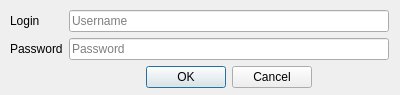
<?xml version="1.0" encoding="UTF-8"?>
<ui version="4.0">
 <class>AuthentificationDialog</class>
 <widget class="QDialog" name="AuthentificationDialog">
  <property name="geometry">
   <rect>
    <x>0</x>
    <y>0</y>
    <width>400</width>
    <height>95</height>
   </rect>
  </property>
  <property name="windowTitle">
   <string>Dialog</string>
  </property>
  <widget class="QWidget" name="formLayoutWidget">
   <property name="geometry">
    <rect>
     <x>0</x>
     <y>0</y>
     <width>399</width>
     <height>299</height>
    </rect>
   </property>
   <layout class="QFormLayout" name="formLayout">
    <property name="leftMargin">
     <number>10</number>
    </property>
    <property name="topMargin">
     <number>10</number>
    </property>
    <property name="rightMargin">
     <number>10</number>
    </property>
    <property name="bottomMargin">
     <number>10</number>
    </property>
    <item row="0" column="0">
     <widget class="QLabel" name="loginLabel">
      <property name="text">
       <string>Login</string>
      </property>
     </widget>
    </item>
    <item row="0" column="1">
     <widget class="QLineEdit" name="loginLineEdit">
      <property name="whatsThis">
       <string>Type your login here</string>
      </property>
      <property name="text">
       <string/>
      </property>
      <property name="placeholderText">
       <string>Username</string>
      </property>
     </widget>
    </item>
    <item row="1" column="0">
     <widget class="QLabel" name="passwordLabel">
      <property name="text">
       <string>Password</string>
      </property>
     </widget>
    </item>
    <item row="1" column="1">
     <widget class="QLineEdit" name="passwordLineEdit">
      <property name="whatsThis">
       <string>Type your password here</string>
      </property>
      <property name="inputMask">
       <string/>
      </property>
      <property name="text">
       <string/>
      </property>
      <property name="echoMode">
       <enum>QLineEdit::Password</enum>
      </property>
      <property name="placeholderText">
       <string>Password</string>
      </property>
     </widget>
    </item>
    <item row="2" column="1">
     <widget class="QDialogButtonBox" name="authentificationDialogButtonBox">
      <property name="whatsThis">
       <string>Click here to login or cancel your login</string>
      </property>
      <property name="orientation">
       <enum>Qt::Horizontal</enum>
      </property>
      <property name="standardButtons">
       <set>QDialogButtonBox::Cancel|QDialogButtonBox::Ok</set>
      </property>
      <property name="centerButtons">
       <bool>true</bool>
      </property>
     </widget>
    </item>
   </layout>
  </widget>
 </widget>
 <resources/>
 <connections/>
</ui>
